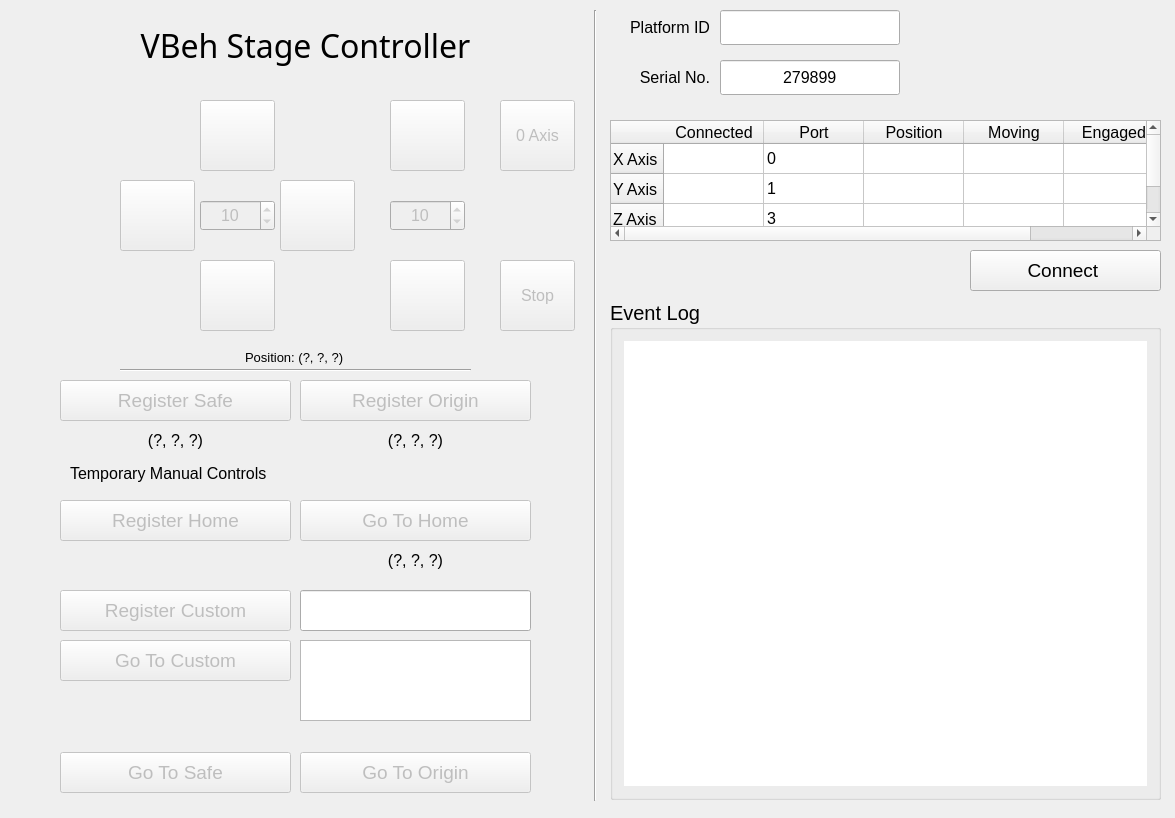
<?xml version="1.0" encoding="UTF-8"?>
<ui version="4.0">
 <class>MainWindow</class>
 <widget class="QMainWindow" name="MainWindow">
  <property name="geometry">
   <rect>
    <x>0</x>
    <y>0</y>
    <width>1175</width>
    <height>818</height>
   </rect>
  </property>
  <property name="minimumSize">
   <size>
    <width>0</width>
    <height>0</height>
   </size>
  </property>
  <property name="font">
   <font>
    <pointsize>12</pointsize>
   </font>
  </property>
  <property name="windowTitle">
   <string>Stage Controller</string>
  </property>
  <widget class="QWidget" name="centralWidget">
   <property name="font">
    <font>
     <pointsize>12</pointsize>
    </font>
   </property>
   <widget class="QLabel" name="label">
    <property name="geometry">
     <rect>
      <x>610</x>
      <y>60</y>
      <width>100</width>
      <height>35</height>
     </rect>
    </property>
    <property name="font">
     <font>
      <pointsize>12</pointsize>
     </font>
    </property>
    <property name="text">
     <string>Serial No.</string>
    </property>
    <property name="alignment">
     <set>Qt::AlignRight|Qt::AlignTrailing|Qt::AlignVCenter</set>
    </property>
   </widget>
   <widget class="QLineEdit" name="le_serial">
    <property name="geometry">
     <rect>
      <x>720</x>
      <y>60</y>
      <width>180</width>
      <height>35</height>
     </rect>
    </property>
    <property name="font">
     <font>
      <pointsize>12</pointsize>
     </font>
    </property>
    <property name="text">
     <string>279899</string>
    </property>
    <property name="alignment">
     <set>Qt::AlignCenter</set>
    </property>
    <property name="readOnly">
     <bool>true</bool>
    </property>
   </widget>
   <widget class="QPushButton" name="btn_connect">
    <property name="enabled">
     <bool>true</bool>
    </property>
    <property name="geometry">
     <rect>
      <x>970</x>
      <y>250</y>
      <width>191</width>
      <height>41</height>
     </rect>
    </property>
    <property name="font">
     <font>
      <pointsize>14</pointsize>
     </font>
    </property>
    <property name="text">
     <string>Connect </string>
    </property>
   </widget>
   <widget class="QGroupBox" name="groupBox_6">
    <property name="geometry">
     <rect>
      <x>610</x>
      <y>300</y>
      <width>551</width>
      <height>500</height>
     </rect>
    </property>
    <property name="maximumSize">
     <size>
      <width>16777215</width>
      <height>500</height>
     </size>
    </property>
    <property name="font">
     <font>
      <pointsize>15</pointsize>
     </font>
    </property>
    <property name="title">
     <string>Event Log</string>
    </property>
    <layout class="QGridLayout" name="gridLayout_4">
     <item row="0" column="0">
      <widget class="QListWidget" name="list_eventlog">
       <property name="frameShape">
        <enum>QFrame::NoFrame</enum>
       </property>
       <property name="frameShadow">
        <enum>QFrame::Plain</enum>
       </property>
      </widget>
     </item>
    </layout>
   </widget>
   <widget class="QLabel" name="lbl_x_channel">
    <property name="geometry">
     <rect>
      <x>870</x>
      <y>120</y>
      <width>20</width>
      <height>20</height>
     </rect>
    </property>
    <property name="text">
     <string/>
    </property>
   </widget>
   <widget class="QLabel" name="lbl_y_channel">
    <property name="geometry">
     <rect>
      <x>870</x>
      <y>160</y>
      <width>20</width>
      <height>20</height>
     </rect>
    </property>
    <property name="text">
     <string/>
    </property>
   </widget>
   <widget class="QLabel" name="lbl_z_channel">
    <property name="geometry">
     <rect>
      <x>870</x>
      <y>200</y>
      <width>20</width>
      <height>20</height>
     </rect>
    </property>
    <property name="text">
     <string/>
    </property>
   </widget>
   <widget class="Line" name="line">
    <property name="geometry">
     <rect>
      <x>580</x>
      <y>10</y>
      <width>31</width>
      <height>791</height>
     </rect>
    </property>
    <property name="orientation">
     <enum>Qt::Vertical</enum>
    </property>
   </widget>
   <widget class="QPushButton" name="btn_y_plus">
    <property name="enabled">
     <bool>false</bool>
    </property>
    <property name="geometry">
     <rect>
      <x>200</x>
      <y>100</y>
      <width>75</width>
      <height>71</height>
     </rect>
    </property>
    <property name="text">
     <string/>
    </property>
    <property name="icon">
     <iconset>
      <normaloff>arrow_up.png</normaloff>arrow_up.png</iconset>
    </property>
    <property name="iconSize">
     <size>
      <width>65</width>
      <height>65</height>
     </size>
    </property>
   </widget>
   <widget class="QPushButton" name="btn_x_plus">
    <property name="enabled">
     <bool>false</bool>
    </property>
    <property name="geometry">
     <rect>
      <x>280</x>
      <y>180</y>
      <width>75</width>
      <height>71</height>
     </rect>
    </property>
    <property name="text">
     <string/>
    </property>
    <property name="icon">
     <iconset>
      <normaloff>arrow_right.png</normaloff>arrow_right.png</iconset>
    </property>
    <property name="iconSize">
     <size>
      <width>65</width>
      <height>65</height>
     </size>
    </property>
   </widget>
   <widget class="QPushButton" name="btn_y_minus">
    <property name="enabled">
     <bool>false</bool>
    </property>
    <property name="geometry">
     <rect>
      <x>200</x>
      <y>260</y>
      <width>75</width>
      <height>71</height>
     </rect>
    </property>
    <property name="text">
     <string/>
    </property>
    <property name="icon">
     <iconset>
      <normaloff>arrow_down.png</normaloff>arrow_down.png</iconset>
    </property>
    <property name="iconSize">
     <size>
      <width>65</width>
      <height>65</height>
     </size>
    </property>
   </widget>
   <widget class="QPushButton" name="btn_x_minus">
    <property name="enabled">
     <bool>false</bool>
    </property>
    <property name="geometry">
     <rect>
      <x>120</x>
      <y>180</y>
      <width>75</width>
      <height>71</height>
     </rect>
    </property>
    <property name="text">
     <string/>
    </property>
    <property name="icon">
     <iconset>
      <normaloff>arrow_left.png</normaloff>arrow_left.png</iconset>
    </property>
    <property name="iconSize">
     <size>
      <width>65</width>
      <height>65</height>
     </size>
    </property>
   </widget>
   <widget class="QPushButton" name="btn_z_plus">
    <property name="enabled">
     <bool>false</bool>
    </property>
    <property name="geometry">
     <rect>
      <x>390</x>
      <y>100</y>
      <width>75</width>
      <height>71</height>
     </rect>
    </property>
    <property name="text">
     <string/>
    </property>
    <property name="icon">
     <iconset>
      <normaloff>z_up.png</normaloff>z_up.png</iconset>
    </property>
    <property name="iconSize">
     <size>
      <width>65</width>
      <height>65</height>
     </size>
    </property>
   </widget>
   <widget class="QPushButton" name="btn_z_minus">
    <property name="enabled">
     <bool>false</bool>
    </property>
    <property name="geometry">
     <rect>
      <x>390</x>
      <y>260</y>
      <width>75</width>
      <height>71</height>
     </rect>
    </property>
    <property name="text">
     <string/>
    </property>
    <property name="icon">
     <iconset>
      <normaloff>z_down.png</normaloff>z_down.png</iconset>
    </property>
    <property name="iconSize">
     <size>
      <width>65</width>
      <height>65</height>
     </size>
    </property>
   </widget>
   <widget class="QPushButton" name="btn_register_home">
    <property name="enabled">
     <bool>false</bool>
    </property>
    <property name="geometry">
     <rect>
      <x>60</x>
      <y>500</y>
      <width>231</width>
      <height>41</height>
     </rect>
    </property>
    <property name="font">
     <font>
      <pointsize>14</pointsize>
     </font>
    </property>
    <property name="text">
     <string>Register Home</string>
    </property>
   </widget>
   <widget class="QPushButton" name="btn_goto_home">
    <property name="enabled">
     <bool>false</bool>
    </property>
    <property name="geometry">
     <rect>
      <x>300</x>
      <y>500</y>
      <width>231</width>
      <height>41</height>
     </rect>
    </property>
    <property name="font">
     <font>
      <pointsize>14</pointsize>
     </font>
    </property>
    <property name="text">
     <string>Go To Home</string>
    </property>
   </widget>
   <widget class="QPushButton" name="btn_register_safe">
    <property name="enabled">
     <bool>false</bool>
    </property>
    <property name="geometry">
     <rect>
      <x>60</x>
      <y>380</y>
      <width>231</width>
      <height>41</height>
     </rect>
    </property>
    <property name="font">
     <font>
      <pointsize>14</pointsize>
     </font>
    </property>
    <property name="text">
     <string>Register Safe</string>
    </property>
   </widget>
   <widget class="QLabel" name="label_6">
    <property name="geometry">
     <rect>
      <x>610</x>
      <y>10</y>
      <width>100</width>
      <height>35</height>
     </rect>
    </property>
    <property name="font">
     <font>
      <pointsize>12</pointsize>
     </font>
    </property>
    <property name="text">
     <string>Platform ID</string>
    </property>
    <property name="alignment">
     <set>Qt::AlignRight|Qt::AlignTrailing|Qt::AlignVCenter</set>
    </property>
   </widget>
   <widget class="QPushButton" name="btn_goto_safe">
    <property name="enabled">
     <bool>false</bool>
    </property>
    <property name="geometry">
     <rect>
      <x>60</x>
      <y>752</y>
      <width>231</width>
      <height>41</height>
     </rect>
    </property>
    <property name="font">
     <font>
      <pointsize>14</pointsize>
     </font>
    </property>
    <property name="text">
     <string>Go To Safe</string>
    </property>
   </widget>
   <widget class="Line" name="line_2">
    <property name="geometry">
     <rect>
      <x>120</x>
      <y>360</y>
      <width>351</width>
      <height>20</height>
     </rect>
    </property>
    <property name="orientation">
     <enum>Qt::Horizontal</enum>
    </property>
   </widget>
   <widget class="QLabel" name="lbl_position">
    <property name="geometry">
     <rect>
      <x>120</x>
      <y>350</y>
      <width>341</width>
      <height>21</height>
     </rect>
    </property>
    <property name="font">
     <font>
      <pointsize>10</pointsize>
     </font>
    </property>
    <property name="text">
     <string>  Position: (?, ?, ?)</string>
    </property>
    <property name="alignment">
     <set>Qt::AlignHCenter|Qt::AlignTop</set>
    </property>
   </widget>
   <widget class="QSpinBox" name="sb_z_stepsize">
    <property name="enabled">
     <bool>false</bool>
    </property>
    <property name="geometry">
     <rect>
      <x>390</x>
      <y>200</y>
      <width>75</width>
      <height>31</height>
     </rect>
    </property>
    <property name="font">
     <font>
      <pointsize>12</pointsize>
     </font>
    </property>
    <property name="alignment">
     <set>Qt::AlignCenter</set>
    </property>
    <property name="maximum">
     <number>100</number>
    </property>
    <property name="value">
     <number>10</number>
    </property>
   </widget>
   <widget class="QSpinBox" name="sb_xy_stepsize">
    <property name="enabled">
     <bool>false</bool>
    </property>
    <property name="geometry">
     <rect>
      <x>200</x>
      <y>200</y>
      <width>75</width>
      <height>31</height>
     </rect>
    </property>
    <property name="font">
     <font>
      <pointsize>12</pointsize>
     </font>
    </property>
    <property name="alignment">
     <set>Qt::AlignCenter</set>
    </property>
    <property name="maximum">
     <number>10000</number>
    </property>
    <property name="value">
     <number>10</number>
    </property>
   </widget>
   <widget class="QLabel" name="label_16">
    <property name="geometry">
     <rect>
      <x>0</x>
      <y>10</y>
      <width>611</width>
      <height>71</height>
     </rect>
    </property>
    <property name="font">
     <font>
      <family>Ravie</family>
      <pointsize>24</pointsize>
     </font>
    </property>
    <property name="text">
     <string>VBeh Stage Controller</string>
    </property>
    <property name="alignment">
     <set>Qt::AlignCenter</set>
    </property>
   </widget>
   <widget class="QPushButton" name="btn_register_origin">
    <property name="enabled">
     <bool>false</bool>
    </property>
    <property name="geometry">
     <rect>
      <x>300</x>
      <y>380</y>
      <width>231</width>
      <height>41</height>
     </rect>
    </property>
    <property name="font">
     <font>
      <pointsize>14</pointsize>
     </font>
    </property>
    <property name="text">
     <string>Register Origin</string>
    </property>
   </widget>
   <widget class="QLabel" name="label_17">
    <property name="geometry">
     <rect>
      <x>70</x>
      <y>463</y>
      <width>291</width>
      <height>20</height>
     </rect>
    </property>
    <property name="text">
     <string>Temporary Manual Controls</string>
    </property>
   </widget>
   <widget class="QPushButton" name="btn_register_custom">
    <property name="enabled">
     <bool>false</bool>
    </property>
    <property name="geometry">
     <rect>
      <x>60</x>
      <y>590</y>
      <width>231</width>
      <height>41</height>
     </rect>
    </property>
    <property name="font">
     <font>
      <pointsize>14</pointsize>
     </font>
    </property>
    <property name="text">
     <string>Register Custom</string>
    </property>
   </widget>
   <widget class="QLineEdit" name="le_custom">
    <property name="geometry">
     <rect>
      <x>300</x>
      <y>590</y>
      <width>231</width>
      <height>41</height>
     </rect>
    </property>
    <property name="font">
     <font>
      <pointsize>12</pointsize>
     </font>
    </property>
    <property name="text">
     <string/>
    </property>
    <property name="alignment">
     <set>Qt::AlignCenter</set>
    </property>
   </widget>
   <widget class="QPushButton" name="btn_goto_origin">
    <property name="enabled">
     <bool>false</bool>
    </property>
    <property name="geometry">
     <rect>
      <x>300</x>
      <y>752</y>
      <width>231</width>
      <height>41</height>
     </rect>
    </property>
    <property name="font">
     <font>
      <pointsize>14</pointsize>
     </font>
    </property>
    <property name="text">
     <string>Go To Origin</string>
    </property>
   </widget>
   <widget class="QPushButton" name="btn_goto_custom">
    <property name="enabled">
     <bool>false</bool>
    </property>
    <property name="geometry">
     <rect>
      <x>60</x>
      <y>640</y>
      <width>231</width>
      <height>41</height>
     </rect>
    </property>
    <property name="font">
     <font>
      <pointsize>14</pointsize>
     </font>
    </property>
    <property name="text">
     <string>Go To Custom</string>
    </property>
   </widget>
   <widget class="QListWidget" name="list_custom">
    <property name="geometry">
     <rect>
      <x>300</x>
      <y>640</y>
      <width>231</width>
      <height>81</height>
     </rect>
    </property>
    <property name="font">
     <font>
      <pointsize>12</pointsize>
     </font>
    </property>
   </widget>
   <widget class="QLineEdit" name="le_platform_id">
    <property name="geometry">
     <rect>
      <x>720</x>
      <y>10</y>
      <width>180</width>
      <height>35</height>
     </rect>
    </property>
    <property name="font">
     <font>
      <pointsize>12</pointsize>
     </font>
    </property>
    <property name="text">
     <string/>
    </property>
    <property name="alignment">
     <set>Qt::AlignCenter</set>
    </property>
    <property name="readOnly">
     <bool>true</bool>
    </property>
   </widget>
   <widget class="QTableWidget" name="tbl_stage">
    <property name="geometry">
     <rect>
      <x>610</x>
      <y>120</y>
      <width>551</width>
      <height>121</height>
     </rect>
    </property>
    <row>
     <property name="text">
      <string>X Axis</string>
     </property>
    </row>
    <row>
     <property name="text">
      <string>Y Axis</string>
     </property>
    </row>
    <row>
     <property name="text">
      <string>Z Axis</string>
     </property>
    </row>
    <column>
     <property name="text">
      <string>Connected</string>
     </property>
    </column>
    <column>
     <property name="text">
      <string>Port</string>
     </property>
    </column>
    <column>
     <property name="text">
      <string>Position</string>
     </property>
    </column>
    <column>
     <property name="text">
      <string>Moving</string>
     </property>
    </column>
    <column>
     <property name="text">
      <string>Engaged</string>
     </property>
    </column>
    <item row="0" column="1">
     <property name="text">
      <string>0</string>
     </property>
    </item>
    <item row="0" column="2">
     <property name="text">
      <string/>
     </property>
    </item>
    <item row="1" column="1">
     <property name="text">
      <string>1</string>
     </property>
    </item>
    <item row="2" column="1">
     <property name="text">
      <string>3</string>
     </property>
    </item>
   </widget>
   <widget class="QLabel" name="lbl_coords_home">
    <property name="geometry">
     <rect>
      <x>300</x>
      <y>550</y>
      <width>231</width>
      <height>21</height>
     </rect>
    </property>
    <property name="text">
     <string>(?, ?, ?)</string>
    </property>
    <property name="alignment">
     <set>Qt::AlignCenter</set>
    </property>
   </widget>
   <widget class="QLabel" name="lbl_coords_safe">
    <property name="geometry">
     <rect>
      <x>60</x>
      <y>430</y>
      <width>231</width>
      <height>21</height>
     </rect>
    </property>
    <property name="text">
     <string>(?, ?, ?)</string>
    </property>
    <property name="alignment">
     <set>Qt::AlignCenter</set>
    </property>
   </widget>
   <widget class="QLabel" name="lbl_coords_origin">
    <property name="geometry">
     <rect>
      <x>300</x>
      <y>430</y>
      <width>231</width>
      <height>21</height>
     </rect>
    </property>
    <property name="text">
     <string>(?, ?, ?)</string>
    </property>
    <property name="alignment">
     <set>Qt::AlignCenter</set>
    </property>
   </widget>
   <widget class="QPushButton" name="btn_zero">
    <property name="enabled">
     <bool>false</bool>
    </property>
    <property name="geometry">
     <rect>
      <x>500</x>
      <y>100</y>
      <width>75</width>
      <height>71</height>
     </rect>
    </property>
    <property name="text">
     <string>0 Axis</string>
    </property>
    <property name="iconSize">
     <size>
      <width>65</width>
      <height>65</height>
     </size>
    </property>
   </widget>
   <widget class="QPushButton" name="btn_stop">
    <property name="enabled">
     <bool>false</bool>
    </property>
    <property name="geometry">
     <rect>
      <x>500</x>
      <y>260</y>
      <width>75</width>
      <height>71</height>
     </rect>
    </property>
    <property name="text">
     <string>Stop</string>
    </property>
    <property name="iconSize">
     <size>
      <width>65</width>
      <height>65</height>
     </size>
    </property>
   </widget>
  </widget>
 </widget>
 <layoutdefault spacing="6" margin="11"/>
 <resources/>
 <connections/>
</ui>
